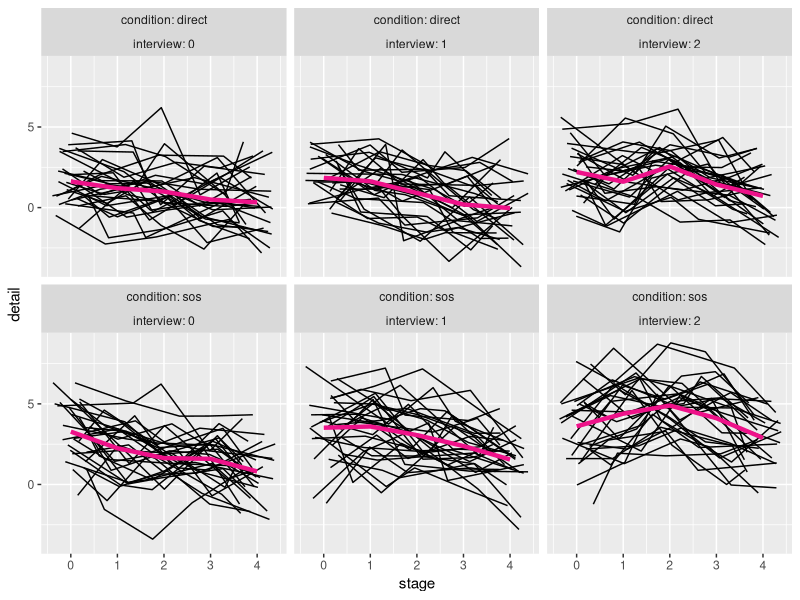
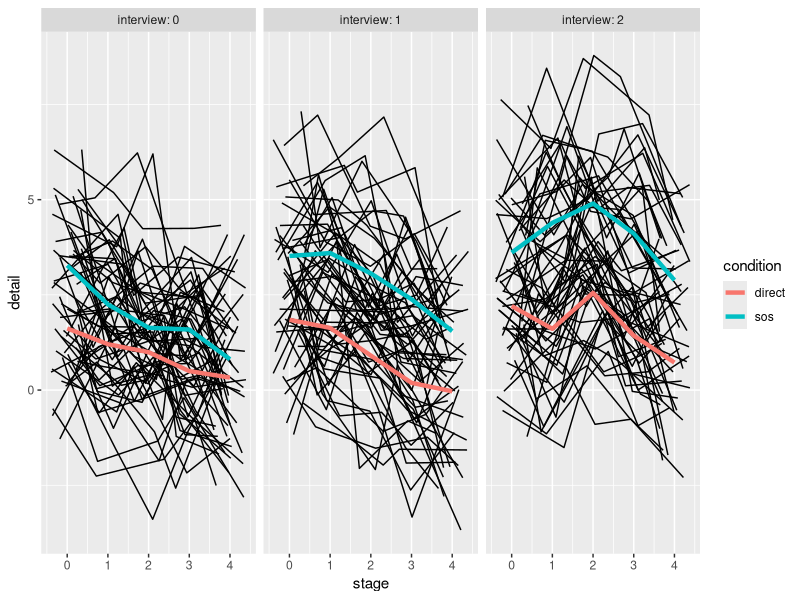
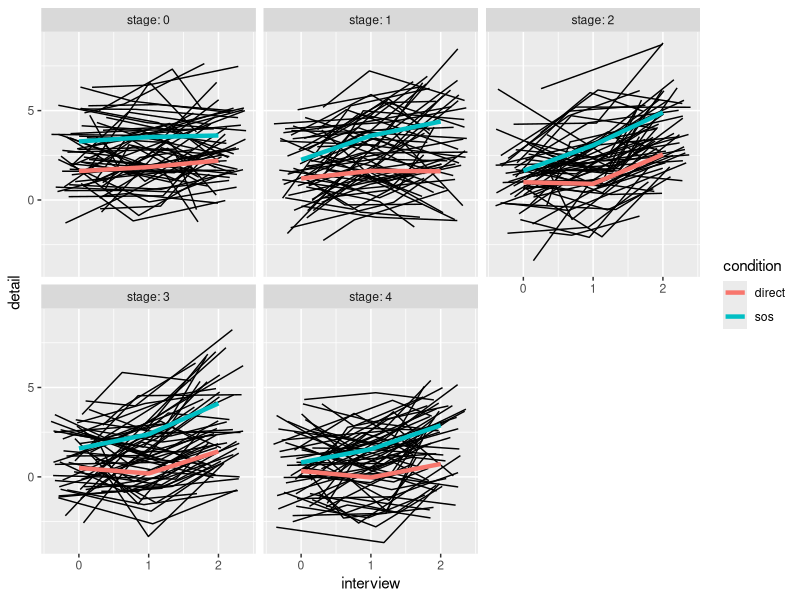

The R source for these figures, in order: (Note: this script raises an error after producing the figures.)
################################################################################

# SoS Repeated - Analysis

################################################################################

# Basic setup ------------------------------------------------------------------

packages <- c("gtools", "readr", "tibble", "dplyr", "data.table", "tidyr",
              "readxl", "ggplot2", "lme4")

lapply(packages, library, character.only = TRUE)

my_df <- read_csv("./sim_repeated.csv") #Load data here

# Plots ------------------------------------------------------------------------

## Descriptives

info_desc <- my_df %>% 
  group_by(condition, stage, interview) %>% 
  summarise(
    Mean = mean(detail, na.rm = TRUE),
    SD = sd(detail, na.rm = TRUE),
    Median = median(detail, na.rm = TRUE),
    SE = SD/sqrt(n()),
    Upper = Mean + (1.96*SE),
    Lower = Mean - (1.96*SE)
  )

# Grid with plots for information disclosure over stages of interview (one plot per interview/condition combination).

plot_1 <- ggplot(
  my_df,
  aes(
    x=stage,
    y=detail,
    group=id)
) + 
  geom_line(
    position = position_jitter()
  ) +
  geom_line(
    data = info_desc,
    aes(
      x = stage,
      y = Mean,
      group = interview
    ),
    color = "deeppink2",
    linewidth = 1.5
  ) +
  facet_wrap(~ condition + interview, labeller = label_both)

# One plot per interview, displaying mean information disclosure for SoS and Direct.

plot_2 <- ggplot(
  my_df,
  aes(
    x=stage,
    y=detail,
    group=id,
    color=condition)
) + 
  geom_line(
    position = position_jitter(),
    color = "black"
  ) +
  geom_line(
    data = info_desc,
    aes(
      x = stage,
      y = Mean,
      group = condition
    ),
    linewidth = 1.5
  ) +
  facet_wrap(~interview, labeller = label_both)

# Grid displaying information disclosure over the three interviews for each mock crime stage. 

plot_3 <- ggplot(
  my_df,
  aes(
    x=interview,
    y=detail,
    group=id,
    color=condition
  )
) + 
  geom_line(
    position = position_jitter(),
    color = "black"
  ) +
  geom_line(
    data = info_desc,
    aes(
      x = interview,
      y = Mean,
      group = condition
    ),
    linewidth = 1.5
  ) +
  scale_x_continuous(breaks = c(0,1,2)) +
  facet_wrap(~stage, labeller = label_both)


# Information disclosure models ------------------------------------------------

# Simple effects, splines

info_simple <- lmer(detail 
            ~ 1 
            + interview 
            + start_slope 
            + end_slope 
            + condition 
            + (1 + start_slope + end_slope + interview | MC/id) 
            + (1 | stage),
            data=my_df,
            REML=FALSE)

summary(info_simple)

#Interaction effects (2-way)

info_2_way <- lmer(detail 
            ~ 1 
            + interview 
            + start_slope 
            + end_slope 
            + condition 
            + interview*start_slope
            + interview*end_slope
            + interview*condition
            + start_slope*condition
            + end_slope*condition
            + (1 + start_slope + end_slope + interview | MC/id)
            + (1|stage),
            data=my_df,
            REML=FALSE)

summary(info_2_way)

anova(info_simple,info_2_way, refit=FALSE)

#Interaction effects (3-way)

info_3_way <- lmer(detail 
            ~ 1 
            + interview 
            + start_slope 
            + end_slope 
            + condition 
            + interview*start_slope
            + interview*end_slope
            + interview*condition
            + start_slope*condition
            + end_slope*condition
            + interview*condition*start_slope 
            + interview*condition*end_slope   
            + (1 + start_slope + end_slope + interview | MC/id) 
            + (1 | stage),
            data=my_df,
            REML=FALSE)

summary(info_3_way)

anova(info_2_way, info_3_way, refit=FALSE)

# Self-assessment of performance -----------------------------------------------

## Main effects

self_simple <- lmer(self_assessment 
                    ~ 1 
                    + interview 
                    + condition 
                    + (1 + interview | MC/id),
                    data=my_df,
                    REML=FALSE)

summary(self_simple)

## Interaction effect

self_interaction <- lmer(self_assessment  
                   ~ 1 
                   + interview 
                   + condition 
                   + interview*condition
                   + (1 + interview | MC/id),
                   data=my_df,
                   REML=FALSE)

summary(self_interaction)

anova(self_simple, self_interaction, refit=FALSE)

# Interaction quality ----------------------------------------------------------

## Interview -------------------------------------------------------------------

qual_interview_simple <- lmer(qual_interview 
                    ~ 1 
                    + interview 
                    + condition 
                    + (1 + interview | MC/id),
                    data=my_df,
                    REML=FALSE)

summary(qual_interview_simple)

qual_interview_interaction <- lmer(qual_interview 
                         ~ 1 
                         + interview 
                         + condition 
                         + interview*condition
                         + (1 + interview | MC/id),
                         data=my_df,
                         REML=FALSE)

summary(qual_interview_interaction)

anova(qual_interview_simple, qual_interview_interaction, refit=FALSE)

## Interviewer -----------------------------------------------------------------

qual_interviewer_simple <- lmer(qual_interviewer 
                              ~ 1 
                              + interview 
                              + condition 
                              + (1 + interview | MC/id),
                              data=my_df,
                              REML=FALSE)

summary(qual_interviewer_simple)

qual_interviewer_interaction <- lmer(qual_interviewer 
                                   ~ 1 
                                   + interview 
                                   + condition 
                                   + interview*condition
                                   + (1 + interview | MC/id),
                                   data=my_df,
                                   REML=FALSE)

summary(qual_interviewer_interaction)

anova(qual_interviewer_simple, qual_interviewer_interaction, refit=FALSE)

# Exploratory analyses ---------------------------------------------------------


## Predicting disclosed details by self_assessment -----------------------------

### Main effect model

expl_model_1 <- lmer(detail
                     + stage
                     + interview
                     + condition
                     + self_assessment
                     + (1 + interview | MC/id) 
                     + (1 | stage),
                     data=my_df,
                     REML=FALSE)

summary(expl_model_1)


### Interaction effect model

expl_model_2 <- lmer(detail
                     ~ stage
                     + interview
                     + condition
                     + self_assessment
                     + self_assessment*condition
                     + self_assessment*interview
                     + (1|crime_order:ID) 
                     + (1|stage),
                     data = my_df,
                     REML = FALSE
)

summary(expl_model_2)

comp_expl_model_anova <- anova(expl_model_1, expl_model_2)

### 3-way Interaction effect model

expl_model_3 <- lmer(detail
                     ~ stage
                     + interview
                     + condition
                     + self_assessment
                     + self_assessment*condition
                     + self_assessment*interview
                     + self_assessment*interview*condition
                     + (1|crime_order:ID) 
                     + (1|stage),
                     data = my_df,
                     REML = FALSE
)

summary(expl_model_3)

comp_expl_model_anova_2 <- anova(expl_model_2, expl_model_3)
